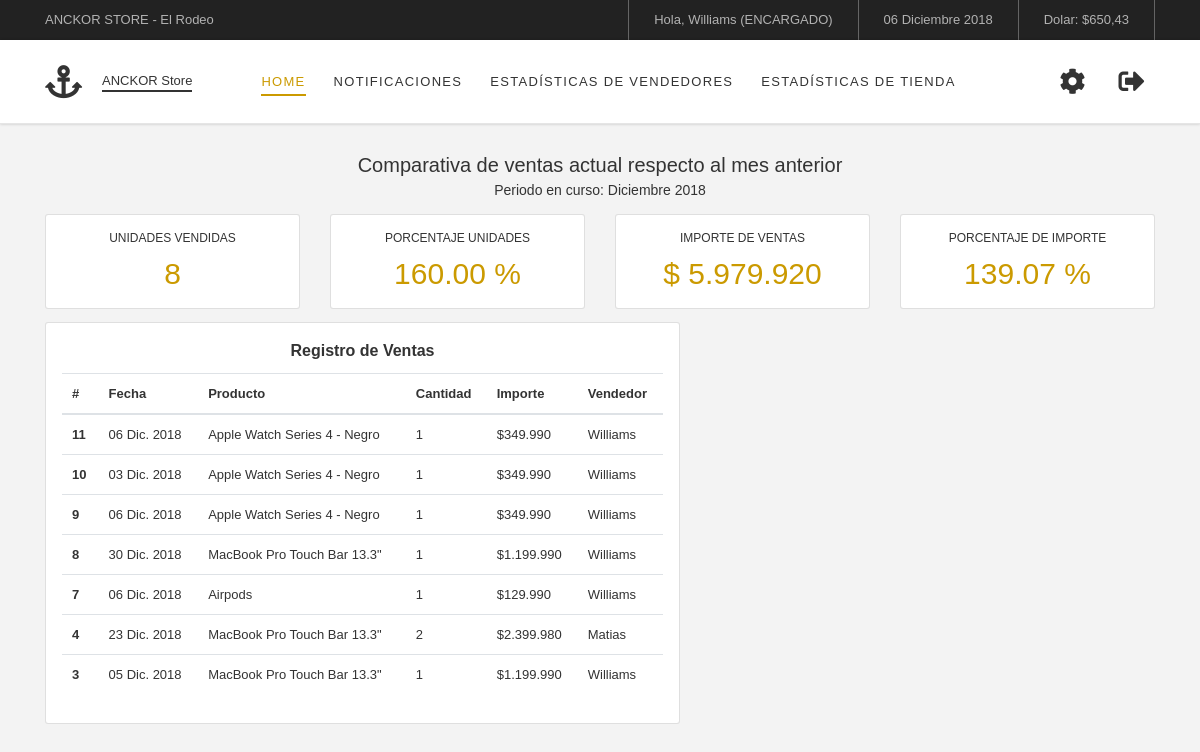
Screenshot of /chart-admin/ (signed in) with the database file from the repository.
### website/models.py (models this page shows)
class Employee(models.Model):
    user = models.OneToOneField(User, on_delete=models.CASCADE)
    tienda_vendedor = models.ForeignKey(Store, on_delete=models.CASCADE, blank=True, null=True)

class Store(models.Model):
    nombre = models.CharField('Nombre de Tienda',max_length=100)
    direccion = models.CharField(max_length=200)
    comuna = models.CharField(max_length=200)
    ciudad = models.CharField(max_length=200)
    telefono = models.IntegerField()
    def __str__(self):
        return  self.nombre

class Venta(models.Model):
    id_producto = models.ForeignKey(Producto, on_delete=models.CASCADE)
    id_tienda = models.ForeignKey(Store, on_delete=models.CASCADE)
    id_vendedor = models.ForeignKey(User, on_delete=models.CASCADE)
    fecha = models.DateField()
    cantidad = models.IntegerField()
    monto = models.IntegerField()
    descripcion = models.TextField(blank=True)

class Producto(models.Model):
    nombre = models.CharField(max_length=100)
    marca = models.CharField(max_length=100)
    descripcion = models.TextField(blank=True)
    image = models.ImageField(upload_to='products/', default='products/none/no_image.png')
    categorias = (
    ('0','Mac'),
    ('1','iPhone'),
    ('2','iPad'),
    ('3','Watch'),
    ('4','Audio'),
    ('5','Accesorios'),
    )
    categoria = models.CharField('Categoría', max_length=40, choices=categorias)
    novedad = models.BooleanField('¿Producto Nuevo?', default=False)
    precio_normal = models.IntegerField('Precio Normal')
    oferta = models.BooleanField('¿Producto en oferta?', default=False)
    precio_oferta = models.IntegerField('Precio Oferta')
    stock = models.IntegerField(default=0)
    tienda = models.ForeignKey(Store, on_delete=models.CASCADE)
    def __str__(self):
        return  self.nombre

### website/views.py (the view)
# urls.py: path('chart-admin/', views.chart_admin, name='chart_admin'),
@login_required(login_url='/')
def chart_admin(request):
    tienda = request.user.employee.tienda_vendedor_id
    current_period = datetime.datetime.now() # Asigna fecha actual
    ventas_periodo_actual = Venta.objects.filter(id_tienda=tienda, fecha__year=current_period.year,fecha__month=current_period.month).order_by('-id')
    ventas_periodo_anterior = Venta.objects.filter(id_tienda=tienda, fecha__year=current_period.year,fecha__month=current_period.month - 1).order_by('-id')
    unidades_periodo_actual = ventas_periodo_actual.aggregate(Sum('cantidad'))['cantidad__sum'] or 0.00
    unidades_periodo_anterior = ventas_periodo_anterior.aggregate(Sum('cantidad'))['cantidad__sum'] or 0.00
    importe_periodo_actual = ventas_periodo_actual.aggregate(Sum('monto'))['monto__sum'] or 0.00
    importe_periodo_anterior = ventas_periodo_anterior.aggregate(Sum('monto'))['monto__sum'] or 0.00
    if unidades_periodo_anterior > 0:
        porcentaje_ventas_periodo = ( unidades_periodo_actual / unidades_periodo_anterior ) * 100
    else:
        porcentaje_ventas_periodo = 'No hay datos para el mes anterior'
    if importe_periodo_anterior > 0:
        porcentaje_importe_periodo = ( importe_periodo_actual / importe_periodo_anterior ) * 100
    else:
        porcentaje_importe_periodo = 'No hay datos para el mes anterior'
    return render(request, 'chart_admin.html',
    {'ventas_periodo_actual': ventas_periodo_actual,
    'ventas_periodo_anterior': ventas_periodo_anterior,
    'unidades_periodo_actual': unidades_periodo_actual,
    'unidades_periodo_anterior': unidades_periodo_anterior,
    'importe_periodo_actual': importe_periodo_actual,
    'importe_periodo_anterior': importe_periodo_anterior,
    'porcentaje_ventas_periodo': porcentaje_ventas_periodo,
    'porcentaje_importe_periodo': porcentaje_importe_periodo,
    })

### website/templates/chart_admin.html
{% extends 'base.html' %}
{% load humanize %}
{% load mathfilters %}
{% block content %}
<div class="container">
  <div class="row">
    <div class="col-lg-12 text-center mb-3">
      <div class="content-header">
        <div class="title">Comparativa de ventas actual respecto al mes anterior</div>
        <div class="period">Periodo en curso: {% now "F Y" %}</div>
      </div>
    </div>
    <div class="col-lg-12">
      <div class="card-deck">
        <div class="card">
          <div class="card-body chart">
            <h5>unidades vendidas</h5>
            <h1 class="resultado">{{ unidades_periodo_actual }}</h1>
          </div>
        </div>
        <div class="card">
          <div class="card-body chart">
            <h5>porcentaje unidades</h5>
              {% if unidades_periodo_anterior == 0 %}
              <h1 class="query-return-zero">
              {{ porcentaje_ventas_periodo }}
              </h1>
              {% else %}
              <h1 class="resultado">
              {{ porcentaje_ventas_periodo|floatformat:2 }} %
              </h1>
              {% endif %}
          </div>
        </div>
        <div class="card">
          <div class="card-body chart">
            <h5>Importe de ventas</h5>
            <h1 class="resultado">$ {{ importe_periodo_actual|intcomma }}</h1>
          </div>
        </div>
        <div class="card">
          <div class="card-body chart">
            <h5>porcentaje de importe</h5>
            {% if importe_periodo_anterior == 0 %}
            <h1 class="query-return-zero">
            {{ porcentaje_importe_periodo }}
            </h1>
            {% else %}
            <h1 class="resultado">
            {{ porcentaje_importe_periodo|floatformat:2 }} %
            </h1>
            {% endif %}
        </div>
      </div>
    </div>
  </div>
</div>
</div>
<div class="container mt-3">
  <div class="row">
    <div class="col-lg-7">
      <div class="box">
        <div class="title text-center">Registro de Ventas</div>
        <div class="content">
          <table class="table">
            <thead>
              <tr>
                <th scope="col">#</th>
                <th scope="col">Fecha</th>
                <th scope="col">Producto</th>
                <th scope="col">Cantidad</th>
                <th scope="col">Importe</th>
                <th scope="col">Vendedor</th>
              </tr>
            </thead>
            <tbody>
              {% for ventas_periodo_actual in ventas_periodo_actual %}
              <tr>
                <th scope="row">{{ ventas_periodo_actual.id }}</th>
                <td>{{ ventas_periodo_actual.fecha|date:"d N Y" }}</td>
                <td>{{ ventas_periodo_actual.id_producto }}</td>
                <td>{{ ventas_periodo_actual.cantidad }}</td>
                <td>${{ ventas_periodo_actual.monto|intcomma }}</td>
                <td>{{ ventas_periodo_actual.id_vendedor}}</td>
              </tr>
              {% endfor %}
            </tbody>
          </table>
        </div>
      </div>
    </div>
  </div>
</div>
{% endblock %}

### website/templates/base.html (shortened to what this page needs)
{% load static from staticfiles %}
<!DOCTYPE html>
<html>
<head>
<link rel="stylesheet" href="{% static 'css/bootstrap.css' %}"/>
<link rel="stylesheet" href="{% static 'css/util.css' %}"/>
<link rel="stylesheet" href="{% static 'css/style.css' %}"/>
<link rel="stylesheet" href="https://use.fontawesome.com/releases/v5.5.0/css/all.css">
</head>
<body>
<header>
  <div class="container-menu-desktop">
    <div class="top-bar">
      <div class="content-topbar flex-sb-m h-full container">
        <div class="left-top-bar">
          ANCKOR STORE - {{ user.employee.tienda_vendedor }}
        </div>
        <div class="right-top-bar flex-w h-full">
          <span class="flex-c-m p-lr-25">Hola, {{ user.username }}
            {% if request.user.is_superuser %}
            (ADMINISTRADOR)
            {% elif request.user.is_staff %}
            (ENCARGADO)
            {% else %}
            (VENDEDOR)
            {% endif %}
        </span>
          <span class="flex-c-m p-lr-25">{% now "d F Y" %}</span>
          <span class="flex-c-m p-lr-25">Dolar: $650,43</span>
        </div>
      </div>
    </div>
    <div class="wrap-menu-desktop" style="top:40px;">
      <nav class="limiter-menu-desktop container">
        <a class="logo">
          <i class="fas fa-anchor"></i>
          <span class="logotipo">ANCKOR Store</span>
        </a>
        <div class="menu-desktop">
          <ul class="main-menu">
            <li class="active-menu">
              <a href="{% url 'home'%}">Home</a>
            </li>
            <li>
              <a href="#">Notificaciones</a>
            </li>
            {%if request.user.is_superuser or request.user.is_staff %}
            <li>
              <a href="{% url 'chart' user.pk%}">Estadísticas de Vendedores</a>
            </li>
            {% else %}
            <li>
              <a href="{% url 'chart' user.pk%}">Mis Estadísticas</a>
            </li>
            {% endif %}
            {%if request.user.is_staff %}
            <li>
              <a href="{% url 'chart_admin'%}">Estadísticas de Tienda</a></a>
            </li>
            {% endif %}
          </ul>
        </div>
        <div class="wrap-icon-header flex-w flex-r-m">
          {% if request.user.is_superuser or request.user.is_staff%}<a class="icon-header-item hov-cl1 p-r-11 p-l-22" href="/admin" target="_blank"><i class="fas fa-cog"></i></a>{% endif %}
          <a class="icon-header-item hov-cl1 p-r-11 p-l-22" href="{% url 'panel-logout' %}"><i class="fas fa-sign-out-alt"></i></a>
          </div>
      </nav>
    </div>
  </div>
</header>
<div class="wrap-content" style="top: 110px;">
{% block content %}
{% endblock %}
</div>
</body>
</html>

### website/static/css/style.css (style rules this page uses)
html, body { font-size: 13px; color: #333333; background-color: #f3f3f3; }
a { color: #333333; }
.container-menu-desktop { height: auto; width: 100%; position: relative; -webkit-transition: all 0.3s; -o-transition: all 0.3s; -moz-transition: all 0.3s; transition: all 0.3s; }
.top-bar { height: 40px; background-color: #222; }
.left-top-bar { font-size: 13px; line-height: 1.8; color: #b2b2b2; }
.right-top-bar span { font-size: 13px; line-height: 1.8; height: 100%; color: #b2b2b2; border-right: 1px solid rgba(255,255,255,0.3); }
.right-top-bar span:first-child { border-left: 1px solid rgba(255,255,255,0.3); }
.wrap-menu-desktop { position: fixed; z-index: 1100; background-color: #fff; width: 100%; height: 84px; top: 40px; left: 0px; border-bottom: 1px solid rgba(0, 0, 0, 0.1); box-shadow: 0 0px 3px 0px rgba(0,0,0,0.2); -moz-box-shadow: 0 0px 3px 0px rgba(0,0,0,0.2); -webkit-box-shadow: 0 0px 3px 0px rgba(0,0,0,0.2); -o-box-shadow: 0 0px 3px 0px rgba(0,0,0,0.2); -ms-box-shadow: 0 0px 3px 0px rgba(0,0,0,0.2); -webkit-transition: height 0.3s, background-color 0.3s; -o-transition: height 0.3s, background-color 0.3s; -moz-transition: height 0.3s, background-color 0.3s; transition: height 0.3s, background-color 0.3s; }
.limiter-menu-desktop { height: 100%; display: -webkit-box; display: -webkit-flex; display: -moz-box; display: -ms-flexbox; display: flex; align-items: center; background-color: transparent; }
.logo { display: -webkit-box; display: -webkit-flex; display: -moz-box; display: -ms-flexbox; display: flex; align-items: center; height: 65%; margin-right: 55px; }
.logo i { margin-right: 20px; font-size: 33px; }
.logo .logotipo { border-bottom: 2px solid #333333; }
.menu-desktop { display: -webkit-box; display: -webkit-flex; display: -moz-box; display: -ms-flexbox; display: flex; align-items: center; height: 100%; }
.main-menu { list-style-type: none; margin: 0; display: -webkit-box; display: -webkit-flex; display: -moz-box; display: -ms-flexbox; display: flex; align-items: center; }
.main-menu > li { display: block; position: relative; padding: 20px 10px 20px 0px; margin: 0px 4px 0px 14px; }
.main-menu > li > a { font-size: 13px; color: #333; padding: 5px 0px; text-transform: uppercase;; letter-spacing: 1.3px; border-bottom: 2px solid transparent; }
.main-menu > li.active-menu > a { color: #cb9a00; border-bottom: 2px solid #cb9a00; }
.wrap-icon-header { flex-grow: 1; }
.icon-header-item { position: relative; font-size: 26px; line-height: 1; cursor: pointer; color: inherit; }
.wrap-content { position: relative; }
.content-header .title { font-size: 20px; }
.content-header .period { font-size: 14px; }
.card-body.chart h5 { font-size: 12px; text-transform: uppercase; text-align: center; }
.card-body.chart h1.resultado { font-size: 30px; text-transform: uppercase; text-align: center; margin-top: 10px; padding: 0; color: #cb9a00; }
.box { background: #fff; padding: 1.25rem; border: 1px solid rgba(0, 0, 0, 0.125); border-radius: 0.25rem; }
.box .title { font-size: 16px; font-weight: bold; margin-bottom: 10px; }

### rows the page displays
Venta: id "11", fecha "06 Dic. 2018", id_producto "Apple Watch Series 4 - Negro", cantidad "1", monto "349.990", id_vendedor "Williams"
Venta: id "10", fecha "03 Dic. 2018", id_producto "Apple Watch Series 4 - Negro", cantidad "1", monto "349.990", id_vendedor "Williams"
Venta: id "9", fecha "06 Dic. 2018", id_producto "Apple Watch Series 4 - Negro", cantidad "1", monto "349.990", id_vendedor "Williams"
Venta: id "8", fecha "30 Dic. 2018", id_producto "MacBook Pro Touch Bar 13.3\"", cantidad "1", monto "1.199.990", id_vendedor "Williams"
Venta: id "7", fecha "06 Dic. 2018", id_producto "Airpods", cantidad "1", monto "129.990", id_vendedor "Williams"
Venta: id "4", fecha "23 Dic. 2018", id_producto "MacBook Pro Touch Bar 13.3\"", cantidad "2", monto "2.399.980", id_vendedor "Matias"
Venta: id "3", fecha "05 Dic. 2018", id_producto "MacBook Pro Touch Bar 13.3\"", cantidad "1", monto "1.199.990", id_vendedor "Williams"

### other values shown
{{ user.employee.tienda_vendedor }} "El Rodeo"
{{ user.username }} "Williams"
{{ unidades_periodo_actual }} "8"
{{ porcentaje_ventas_periodo|floatformat:2 }} "160.00"
{{ importe_periodo_actual|intcomma }} "5.979.920"
{{ porcentaje_importe_periodo|floatformat:2 }} "139.07"
